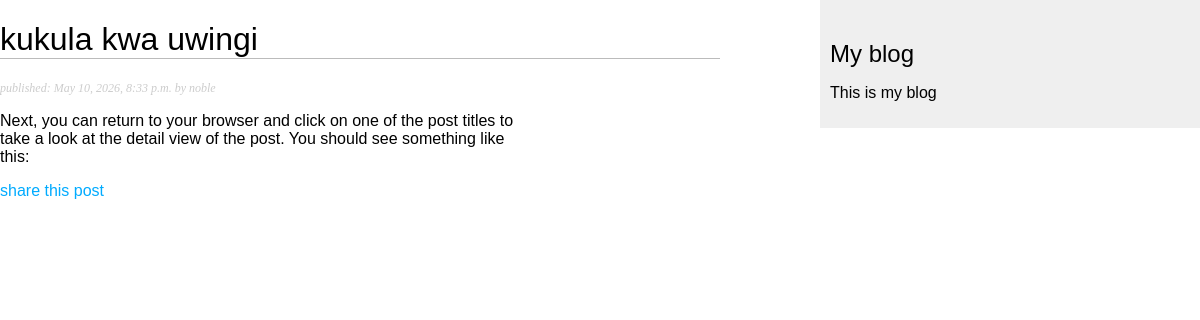
Page /blog/2026/5/10/kukula-kwa-uwingi/ on the committed database.
### blog/models.py (models this page shows, shortened)
class Post(models.Model):
  class Status(models.TextChoices): #enumaration class
    DRAFT = 'DF', 'Draft'
    PUBLISHED = 'PB', 'Published'
  title = models.CharField(max_length=250)
  slug = models.SlugField(max_length=250, unique_for_date='publish')
  body = models.TextField()
  author = models.ForeignKey(
    settings.AUTH_USER_MODEL,
    on_delete=models.CASCADE,
    related_name='blog_posts'
  )
  publish = models.DateTimeField(default=timezone.now)
  created = models.DateTimeField(auto_now_add=True)
  updated = models.DateTimeField(auto_now=True)
  status = models.CharField(
    max_length=2,
    choices=Status,
    default=Status.DRAFT
  )
  objects = models.Manager() #default man
  published = PublishedManager() #custom manager
  class Meta:
    ordering = ['-publish']
    indexes = [
      models.Index(fields=['-publish']),
    ]

### blog/views.py (the view)
# urls.py: path('<int:year>/<int:month>/<int:day>/<slug:post>/', views.post_detail, name='post_detail'),
def post_detail(request, year, month, day, post):
  post = get_object_or_404(
    Post,
    status = Post.Status.PUBLISHED,
    slug = post,
    publish__year=year,
    publish__month=month,
    publish__day = day
  )
  return render(request, 'blog/post/detail.html', {'post':post})

### blog/templates/blog/post/detail.html (shortened to what this page needs)
{% extends 'blog/base.html' %}
{% block content %}
  <h1>{{ post.title }}</h1>
  <p class="date">
    published: {{ post.publish }} by {{ post.author }}
  </p>
  {{ post.body|linebreaks }}
  <p>
    <a href="{% url 'blog:post_share' post.id %}">
      share this post
    </a>
  </p>
{% endblock %}

### blog/templates/blog/base.html (style rules this page uses)
body { margin: 0; padding: 0; font-family: Arial, Helvetica, sans-serif; }
a { color: #00abff; text-decoration: none; }
h1 { font-weight: normal; border-bottom: 1px solid #bbb; }
p.date { color: #ccc; font-family: geoergia, serif; font-size: 12px; font-style: italic; }

### rows in the picture
Post: title "kukula kwa uwingi", publish "May 10, 2026, 8:33 p.m.", author "noble", body "Next, you can return to your browser and click on one of the post titles to take a look at the detail view of the post. You should see something like this:"
